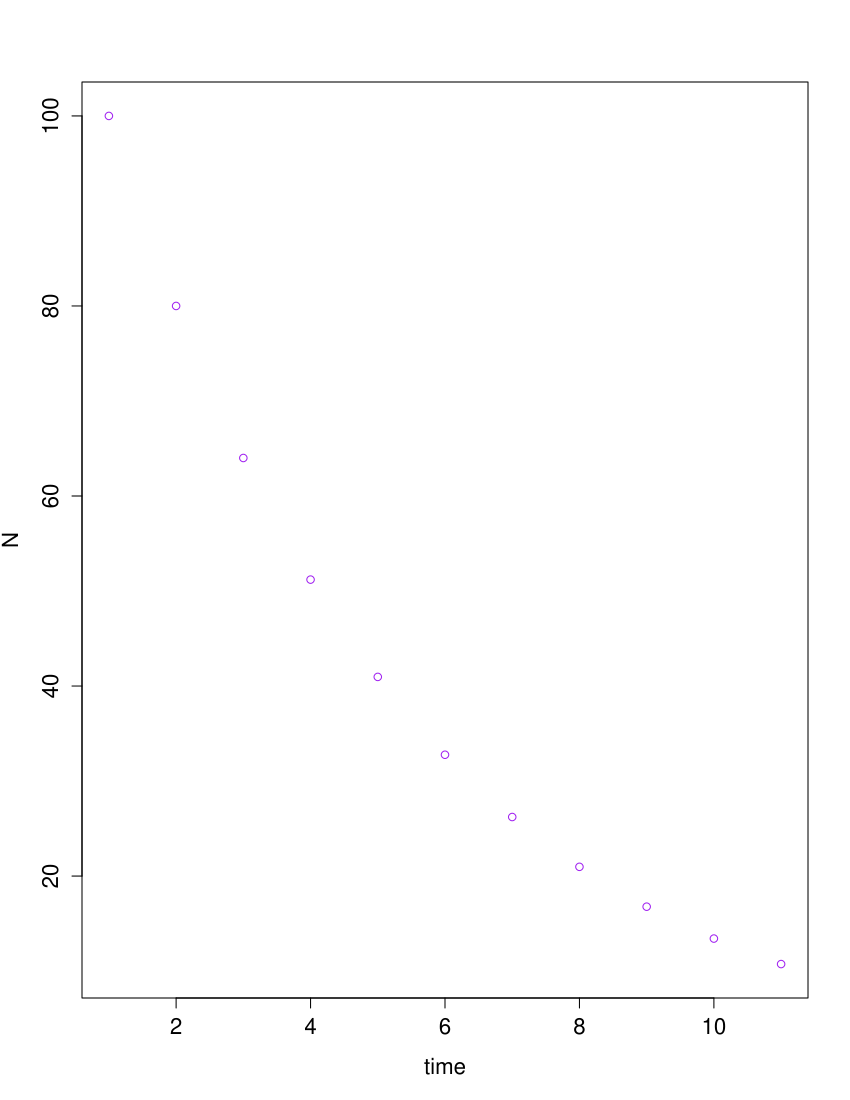

The script that drew this image:

geometricGrowthFun<-function(N0=10, RR=0.95,ttmax){
 NN<-matrix(NA, nrow = 1, ncol = ttMax+1)NN[1]<-N0
 for(tt in 1:ttMax){NN[tt+1]<-RR*NN[tt]}
 plot(1:(ttMax+1), NN, xlab="time", ylab = "N", col="purple")
